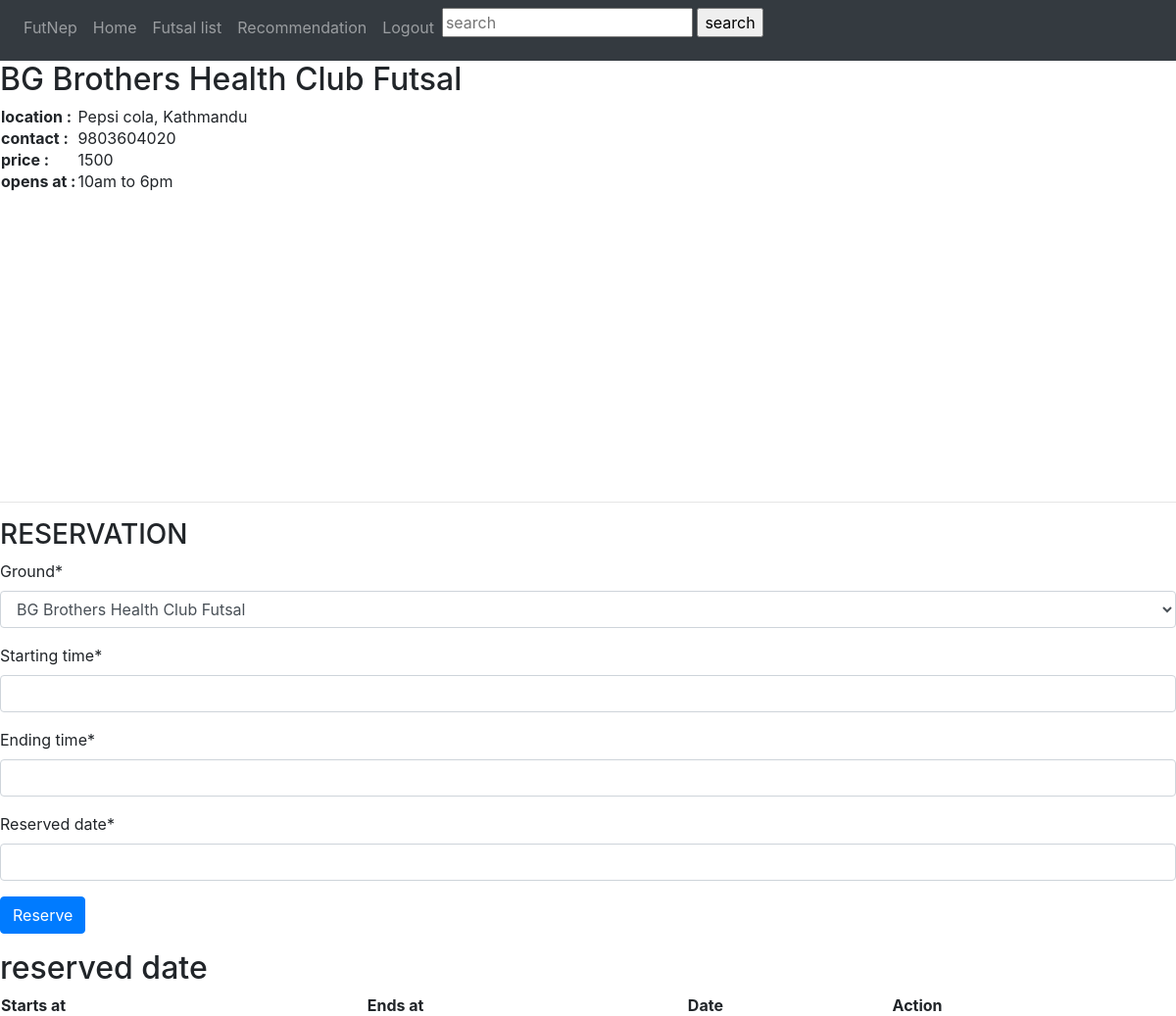
/list/futground/77/ (signed in), run on an earlier commit of the app's database.
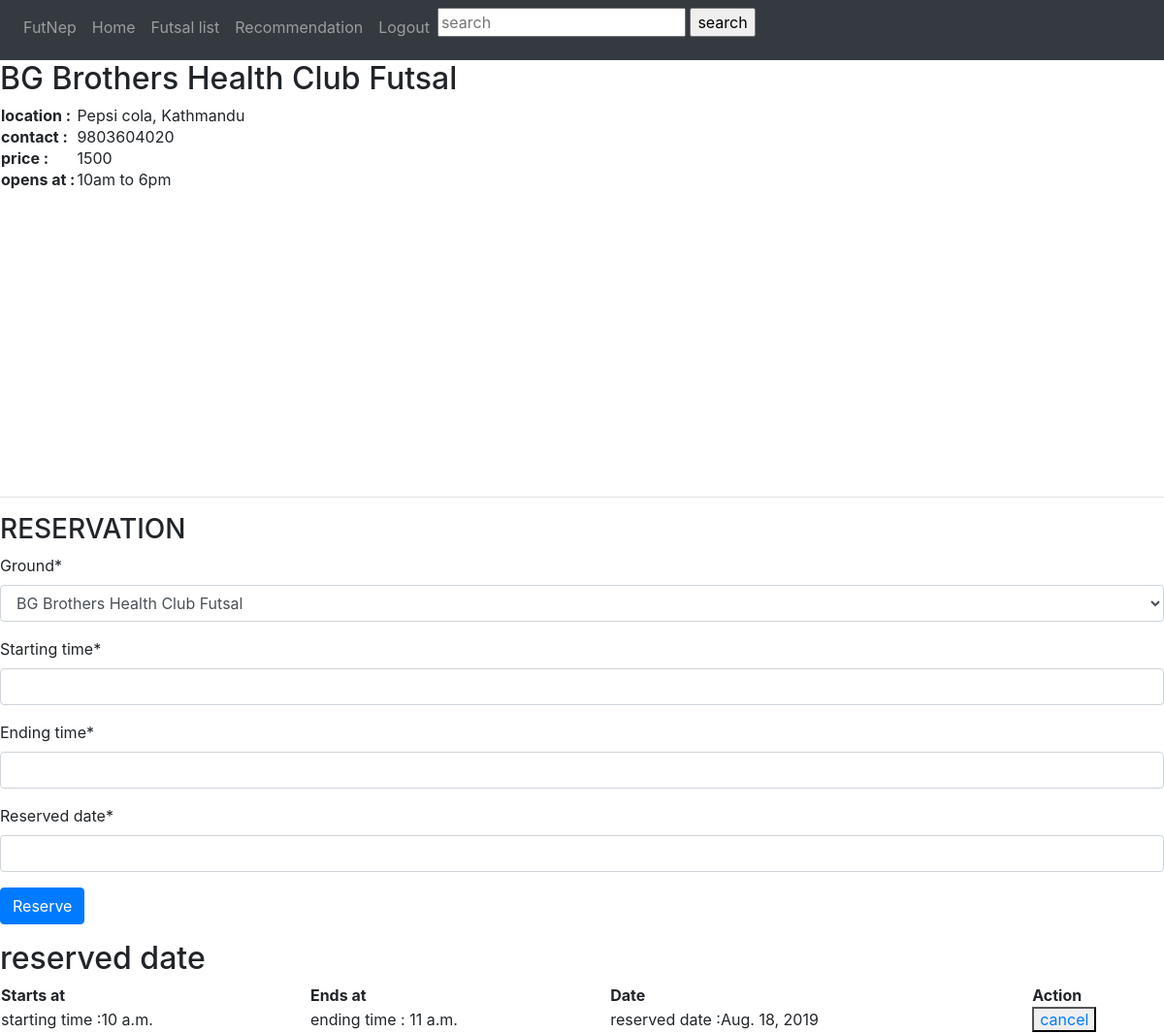
And on a later commit of the database.
### futground/models.py (models this page shows, shortened)
class Ground(models.Model):
    name = models.CharField(max_length=1000)
    location = models.CharField(max_length=1000)
    longitude = models.FloatField(null=True)
    latitude = models.FloatField(null=True)
    contact = models.IntegerField(default= 0)
    price = models.IntegerField(default=1500)
    photo = models.ImageField(max_length=255,upload_to='futground/media',blank=True,null=True)
    def __str__(self):
        return self.name
    class Meta:
        ordering=['name']

class Reservation(models.Model):
    user = models.IntegerField()
    ground = models.ForeignKey(Ground,on_delete=models.CASCADE)
    starting_time = models.TimeField()
    ending_time = models.TimeField()
    reserved_date = models.DateField()
    class Meta:
        ordering = ["reserved_date","starting_time","ending_time"]

### futground/views.py (the view)
# urls.py: path('list/futground/<int:ground_id>/', views.detail, name='fut-detail'),
@login_required()
def detail(request, ground_id):
    ground = Ground.objects.get(pk=ground_id)
    user = request.user.id
    if request.method == 'POST' and 'res_btn' in request.POST:
      form1 = UserReservationForm(request.POST)
      gd = request.POST.get('ground')
      st = request.POST.get('starting_time')
      et = request.POST.get('ending_time')
      rd = request.POST.get('reserved_date')
      res = Reservation()
      r = parse_date(rd)
      print(st)
      print(et)
      print(rd)
      print(type(r))
      if r == None or r < date.today() or r > date.today() + timedelta(days=7) or st > et or st < '10:00:00' or et > '18:00:00':
        print("sdas")
        messages.success(request,f'time format mistake')
      elif Reservation.objects.filter(ground=gd,starting_time = st,reserved_date=rd,ending_time = et).exists():
           messages.success(request, f'already reserved time slot')
      else:
        if form1.is_valid():
            res.ground = Ground.objects.get(pk=gd)
            res.starting_time = st
            res.ending_time = et
            res.reserved_date = r
            res.user = request.user.id
            res.save()
            messages.success(request, f'successfully reserved')
            return redirect('futground:fut-rate',ground_id)
        else:
         print("form invalid")
         print(form1.errors)
    else:
       form1 = UserReservationForm(initial={'ground': ground_id})
    return render(request,'futground/detail.html',{'ground':ground,'form1':form1,'user_id' : request.user.id})

### futground/forms.py
class UserReservationForm(forms.Form):
    ground = forms.ModelChoiceField(queryset=Ground.objects.all())
    starting_time = forms.TimeField()
    ending_time = forms.TimeField()
    reserved_date = forms.DateField()
    class Meta:
        model = Reservation
        fields = ['ground', 'starting_time', 'ending_time', 'reserved_date']

### futground/templates/futground/detail.html (shortened to what this page needs)
{% extends 'futground/base.html' %}
{% load staticfiles %}
{% load static %}
{% block content %}
<h2> {{ ground.name}}</h2>
<table>
    <tr>
        <th> location :</th>
        <td> {{ground.location }}</td>
    </tr>
    <tr>
        <th> contact :</th>
        <td>{{ground.contact}}</td>
    </tr>
    <tr>
        <th> price  :</th>
        <td> {{ground.price }}</td>
    </tr>
    <tr>
        <th> opens at  :</th>
        <td> 10am to 6pm</td>
    </tr>
</table>
<div id="googleMap" style="width:30%;height:300px;"></div>
<hr>
{% block form %}
{% include 'futground/reservation.html' %}
{% endblock form %}
<h2> reserved date</h2>
<table style="width:100%">
  <tr>
    <th>Starts at</th>
    <th>Ends at</th>
    <th>Date</th>
    <th>Action</th>
  </tr>
{% for g in ground.reservation_set.all %}
    <tr>
        <td>  starting time :{{ g.starting_time }} </td>
        <td>  ending time : {{ g.ending_time }} </td>
        <td>  reserved date :{{ g.reserved_date}}  </td>
        {% now "%H:%M:%S" as time %}
        {% if g.user == user_id %}
        <td> <button><a href="{% url 'futground:fut-delete' g.id %}">cancel</a></button></td>
        {% endif %}
    </tr>
{% endfor %}
{% endblock content %}

### futground/templates/futground/base.html (shortened to what this page needs)
<html>
<head>
    <link rel="stylesheet" href="https://maxcdn.bootstrapcdn.com/bootstrap/4.3.1/css/bootstrap.min.css">
</head>
<body>
<nav class="navbar navbar-expand-md bg-dark navbar-dark">
  <div class="collapse navbar-collapse" id="collapsibleNavbar">
    <ul class="navbar-nav">
        <li class="nav-item">
        <a class="nav-link" href="#">FutNep</a>
      </li>
      <li class="nav-item">
        <a class="nav-link" href="{% url 'futground:fut-home' %}">Home</a>
      </li>
      <li class="nav-item">
        <a class="nav-link" href="{% url 'futground:fut-list'  %}">Futsal list</a>
      </li>
      {% if user.is_authenticated %}
        <li class="nav-item">
        <a class="nav-link" href="{% url 'futground:fut-recommend' %}">Recommendation</a>
      </li>
        <li class="nav-item">
        <a class="nav-link" href="{% url 'logout' %}">Logout</a>
      </li>
      {% endif %}
        <form action="{% url 'futground:fut-search' %}" method="POST">
              <input type="text" name="srch" placeholder="search">
              <input type='submit' value="search">
      </form>
    </ul>
  </div>
</nav>
<div id="content">
  {% block content %}
{% endblock %}
  </div>
</body>
</html>

### futground/templates/futground/reservation.html (shortened to what this page needs)
{% load crispy_forms_tags %}
{% block form %}
<h3>RESERVATION</h3>
<form method = "POST">
    <div class="form-group">
    {{ form1|crispy }}
   </div>
  <button type="submit" class="btn btn-primary" name="res_btn">Reserve</button>
</form>
    {% endblock %}

What changed in the data, as far as the page shows it:
added Reservation: starting_time "10 a.m.", ending_time "11 a.m.", reserved_date "Aug. 18, 2019", user "cancel"
